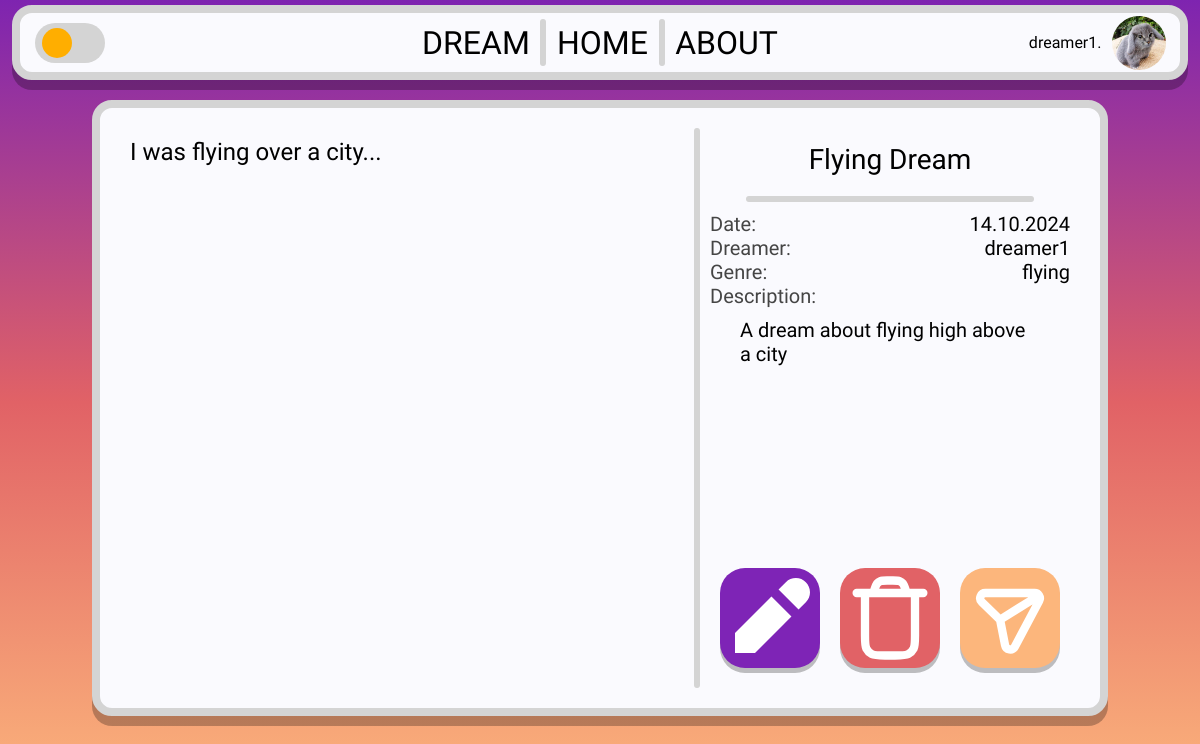
Before: /dream/5ed0947f-4d8b-4fa4-aaa4-84408a59d760 (signed in) with the older database file.
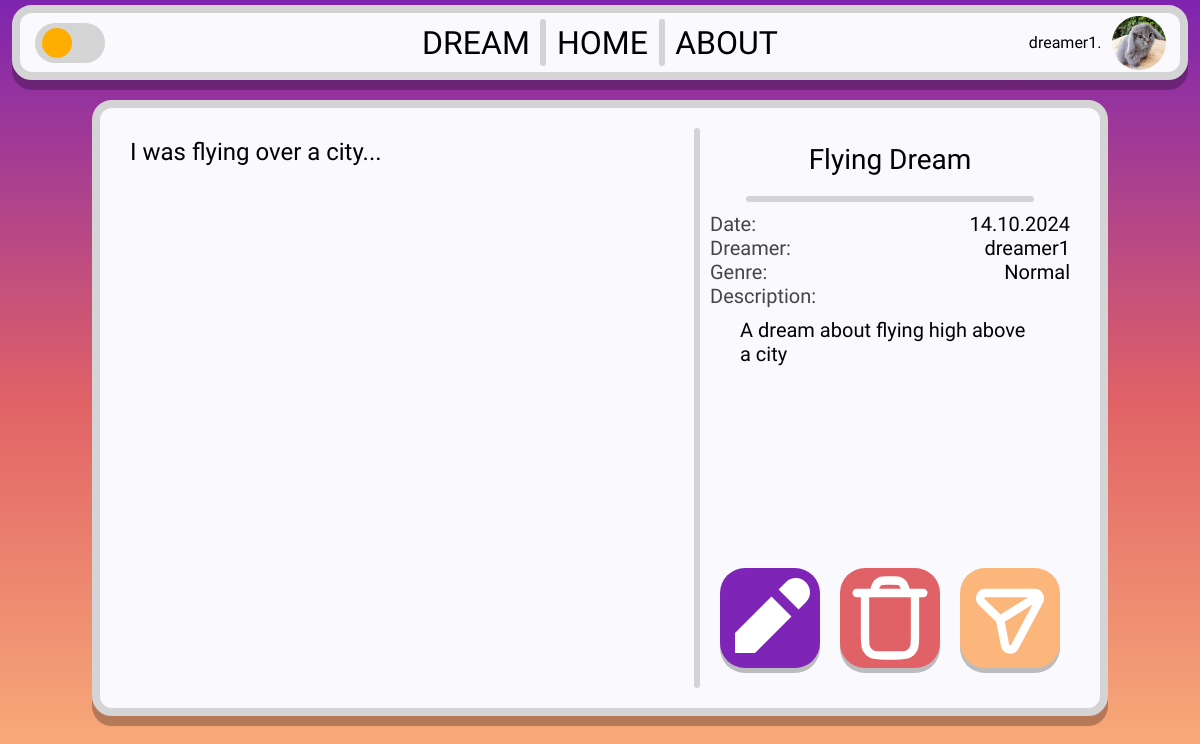
After: the same page with the newer database file.
### tables this page shows
CREATE TABLE dreams (
        dream_id TEXT PRIMARY KEY,
        content TEXT,
        title TEXT,
        description TEXT,
        author_id TEXT,
        tag TEXT,
        upload_date DATE NOT NULL,
        likes INTEGER DEFAULT 0, private BOOL,
        FOREIGN KEY (author_id) REFERENCES users(user_id)
    );

### app.py (the view)
@app.route("/dream/<dream_id>")
def dream(dream_id):
    username, user_id = get_session_info()
    profile_pic = get_profile_picture(user_id)
    with db:
        cursor.execute("SELECT * FROM dreams WHERE dream_id = ?", (dream_id,))
        dream = cursor.fetchone()
        if dream is None:
            return "Dream not found", 404
        else:
            content = dream[1]
            title = dream[2]
            description = dream[3]
            author_id = dream[4]
            tag = dream[5]
            upload_date = dream[6]
            upload_date = datetime.strptime(upload_date, "%Y-%m-%d")
            upload_date = upload_date.strftime("%d.%m.%Y")
            cursor.execute("SELECT username FROM users WHERE user_id = ?", (author_id,))
            author_name = cursor.fetchone()[0]
    if user_id == author_id:
        user_is_author = True
    else:
        user_is_author = False
    return render_template(
        "dream.html",
        dream_id=dream_id,
        id=dream_id,
        title=title,
        content=content,
        author=author_name,
        tag=tag,
        upload_date=upload_date,
        description=description,
        user_is_author=user_is_author,
        username=username,
        user_id=user_id,
        profile_pic=profile_pic,
    )

### app.py (called while the page is built)
def get_profile_picture(user_id):
    if user_id is None:
        return None
    exts = ["png", "jpg", "jpeg", "gif", "webp", "jfif"]
    for ext in exts:
        if os.path.exists(f"{user_id}.{ext}"):
            return f"{user_id}.{ext}"
    return "default.jpg"

def get_session_info():
    if "username" in session:
        username = session.get("username")
        user_id = session.get("user_id")
    else:
        username = None
        user_id = None
    return username, user_id

### templates/dream.html (shortened to what this page needs)
<!DOCTYPE html>
<html lang="en">
<head>
    <link rel="stylesheet" href="{{ url_for('static', filename='css/dream.css') }}">
    <link rel="stylesheet" href="{{ url_for('static', filename='css/base.css') }}">
</head>
<body>
    <div class="header-container">
        <div class="header-left">
            <label class="switch" id="dark-mode-switch">
                <span class="slider round"></span>
            </label>
        </div>
        <div class="header-mid">
            <div class="header-buttons dreams-button">DREAM</div>
            <div class="vl" style="height: 80%;"></div>
            <div class="header-buttons home-button">HOME</div>
            <div class="vl" style="height: 80%;"></div>
            <div class="header-buttons about-button">ABOUT</div>
        </div>
        <div class="header-right">
            {% if username %}
            <span id="user-name">{{ username }}.</span>
            <img src="{{ url_for('static', filename='images/profilephotos/' + profile_pic) }}" id="pfp">
            {% else %}
            <a href="{{ url_for('login') }}" class="header-buttons">LOGIN</a>
            {% endif %}
        </div>
    </div>
    <div class="main-content">
        <textarea readonly class="dream-content">{{content}}</textarea>
        <div class="vl" style="height: 100%;" id="dream-seperator"></div>
        <div class="info-and-buttons">
            <div class="dream-title">{{ title }}</div>
            <div class="hl" style="width: 80%; align-self: center;"></div>
            <div class="dream-info">
                <div class="dream-info-left">
                    Date:<br>
                    Dreamer:<br>
                    Genre:<br>
                    Description:<br>
                </div>
                <div class="dream-info-right">
                    {{ upload_date }}<br>
                    {{ author }}<br>
                    {{ tag }}<br>
                </div>
            </div>
            <div class="dream-description">
                {{ description }}
            </div>
    <div class="dream-options">
        {% if user_is_author %}
            <div class="dream-buttons edit-dream-button">
            </div>
            <div class="dream-buttons delete-dream-button">
            </div>
        {% endif %}
        <div class="dream-buttons share-dream-button">
        </div>
    </div>
</div>
</div>
</body>
</html>

Changed rows visible on the page:
changed dreams "Flying Dream": tag "flying" → "Normal"
